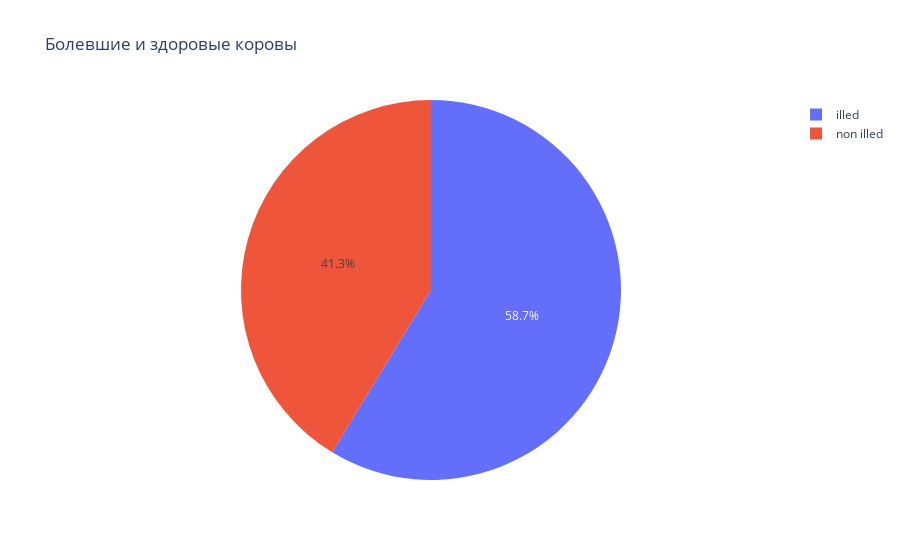

This figure's notebook cell:
### Markdown cell above
# График количества здоровых и больных коров

### Code cell
gdf = df[['id', 'event']].groupby('id').agg(list)
gdf['illed'] = gdf['event'].apply(lambda events: any([ill in events for ill in ILLS]))

gdi = gdf[gdf['illed'] == 1]
gdni = gdf[gdf['illed'] == 0]

labels=['Болевшие','Не болевшие']

values=[gdi.count()[0],gdni.count()[0]]
trace=[go.Pie(labels=labels,values=values)]
layout=go.Layout(
    title='Болевшие и не болевшие'
)
fig=go.Figure(data=trace,layout=layout)
fig.show()

### Figure 1 — Plotly figure (JSON) as saved in the notebook; plotly's stock layout.template omitted (floating-point values rounded to 4 significant figures)
{"data": [{"labels": ["illed", "non illed"], "type": "pie", "values": [8994, 6328]}], "layout": {"title": {"text": "Болевшие и здоровые коровы"}}}
